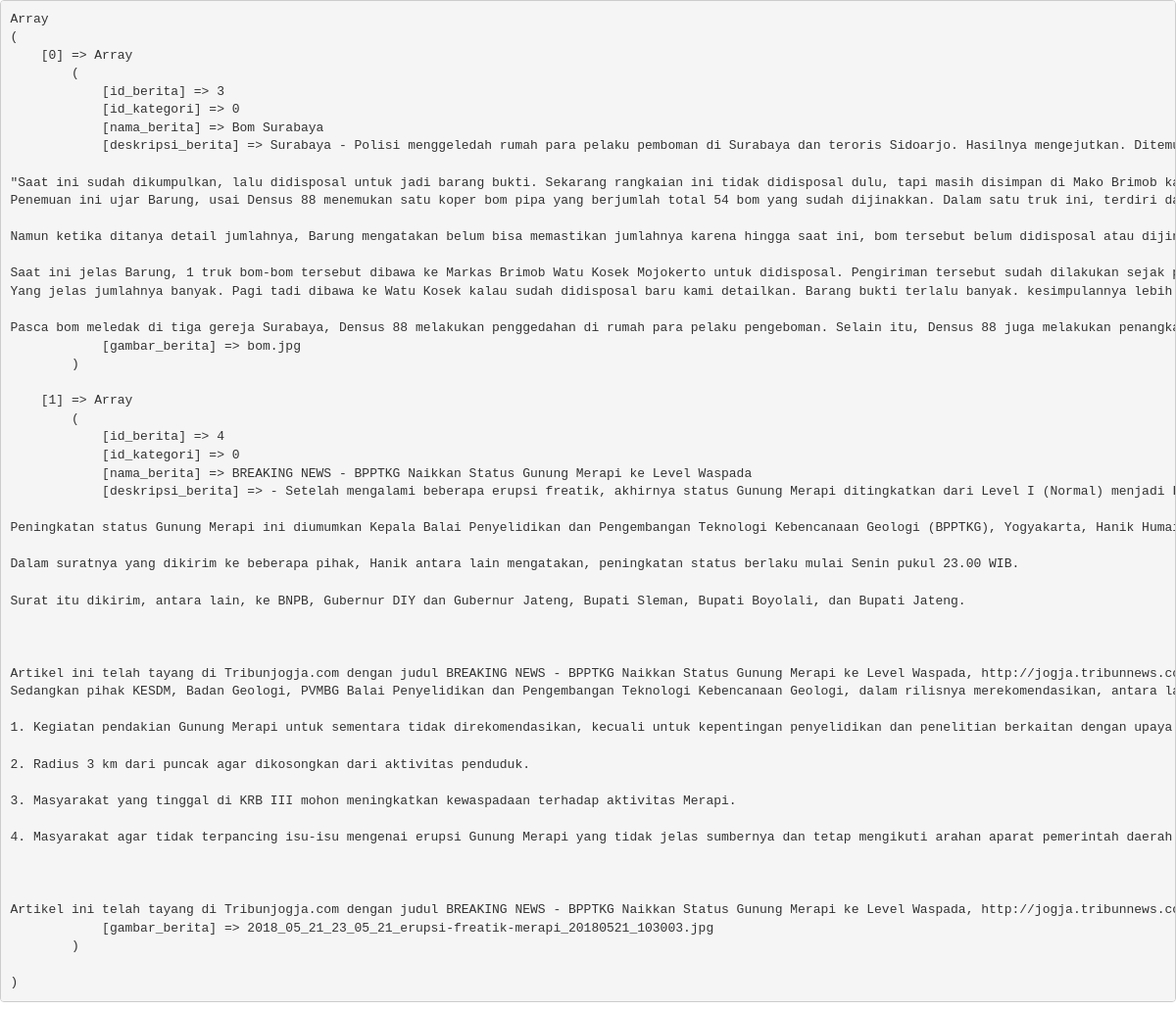
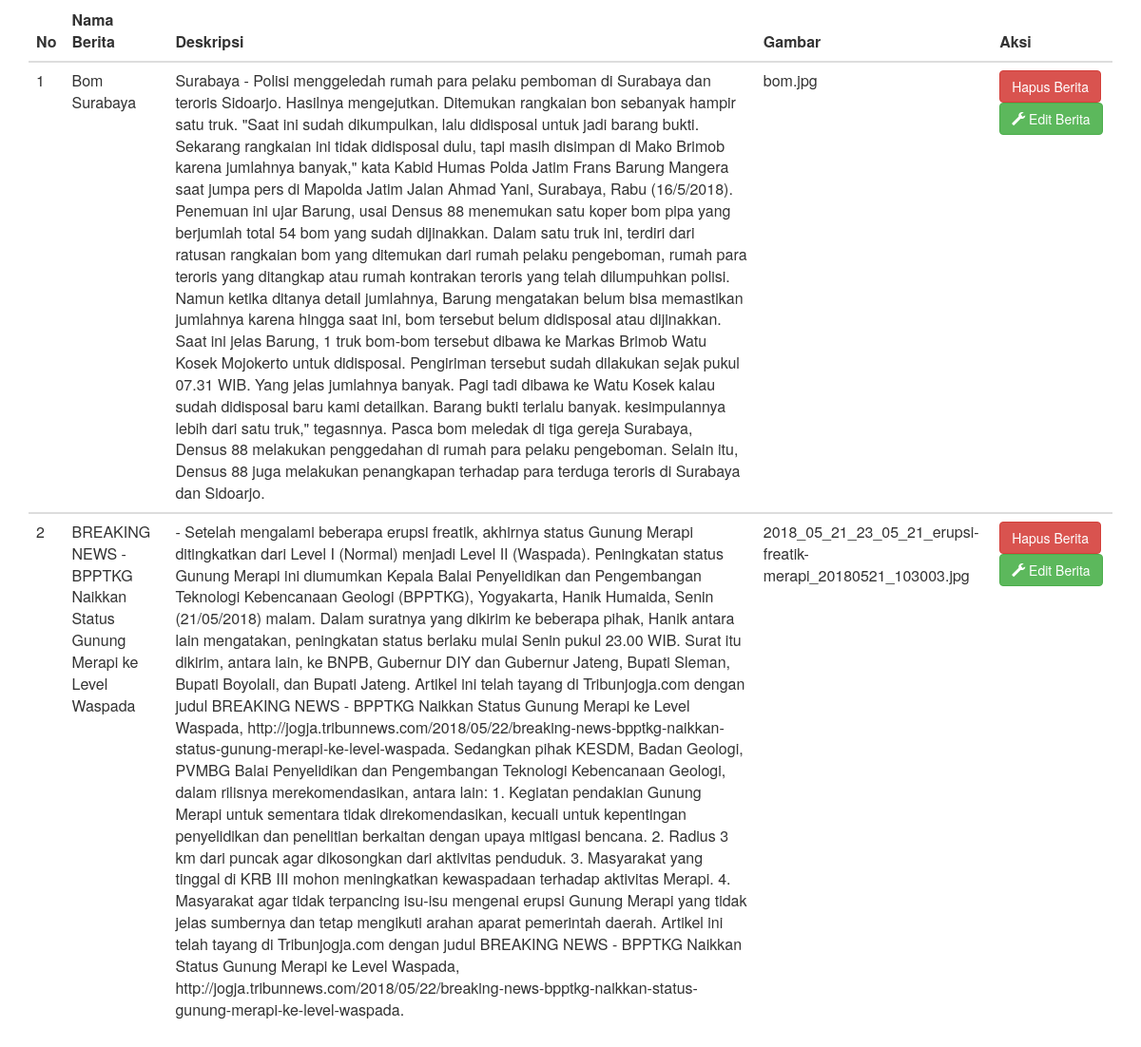
Page /berita.php on the committed database (2 pictures, top to bottom).
### tables this page shows
CREATE TABLE `berita` (
  `id_berita` int(11) NOT NULL,
  `id_kategori` int(11) NOT NULL,
  `nama_berita` varchar(250) NOT NULL,
  `deskripsi_berita` text NOT NULL,
  `gambar_berita` varchar(250) NOT NULL
);

### class.php (called while the page is built, shortened)
<?php
$mysqli= new mysqli("localhost","root","","tugasprak");
class berita
{
	public $koneksi;
	function __construct($mysqli)
	{
		$this->koneksi=$mysqli;
	}
	function tampil_berita()
	{
		$ambilberita = $this->koneksi->query("SELECT * FROM berita");
		while($pecahberita = $ambilberita->fetch_assoc())
		{
			$semuaberita[] = $pecahberita;
		}
	return $semuaberita;
	}
}
$berita = new berita($mysqli);
?>

### berita.php (the view, shortened to what this page needs)
<?php include'class.php';
$semuaberita = $berita->tampil_berita();
echo "<pre>";
print_r($semuaberita);
echo "</pre>";
?>
<!DOCTYPE html>
<html>
<head>
	<link rel="stylesheet"  href="css/bootstrap.css">
</head>
<body>
	<div class="container">
	<table class="table table-hover">
	<thead>
	<tr>
		<th>No</th>
		<th>Nama Berita</th>
		<th>Deskripsi</th>
		<th>Gambar</th>
		<th>Aksi</th>
	</tr>
	</thead>
	<?php foreach ($semuaberita as $key => $value): ?>
	<tbody>
		<tr>
			<td><?php echo $key+1 ?></td>
			<td><?php echo $value ["nama_berita"] ?> </td>
			<td><?php echo $value ["deskripsi_berita"] ?></td>
			<td><?php echo $value ["gambar_berita"] ?></td>
			<td>
				 <a href="hapus.php?id=<?php echo $value["id_berita"]; ?>" class="btn btn-danger"> Hapus Berita </a>
				<button class="btn btn-success"> <i class="glyphicon glyphicon-wrench"></i>  Edit Berita</button>
			</td>
		</tr>
	</tbody>
	<?php endforeach ?>
</table>
</div>
</body>
</html>

### rows in the picture
berita: nama_berita "Bom Surabaya", deskripsi_berita "Surabaya - Polisi menggeledah rumah para pelaku pemboman di Surabaya dan teroris Sidoarjo. Hasilnya mengejutkan. Ditemukan rangkaian bon sebanyak hampir satu truk. \"Saat ini sudah dikumpulkan, lalu didisposal untuk jadi barang bukti. Sekarang rangkaian ini tidak didisposal dulu, tapi masih disimpan di Mako Brimob karena jumlahnya banyak,\" kata Kabid Humas Polda Jatim Frans Barung Mangera saat jumpa pers di Mapolda Jatim Jalan Ahmad Yani, Surabaya, Rabu (16/5/2018). Penemuan ini ujar Barung, usai Densus 88 menemukan satu koper bom pipa yang berjumlah total 54 bom yang sudah dijinakkan. Dalam satu truk ini, terdiri dari ratusan rangkaian bom yang ditemukan dari rumah pelaku pengeboman, rumah…", gambar_berita "bom.jpg"
berita: nama_berita "BREAKING NEWS - BPPTKG Naikkan Status Gunung Merapi ke Level Waspada", deskripsi_berita "- Setelah mengalami beberapa erupsi freatik, akhirnya status Gunung Merapi ditingkatkan dari Level I (Normal) menjadi Level II (Waspada). Peningkatan status Gunung Merapi ini diumumkan Kepala Balai Penyelidikan dan Pengembangan Teknologi Kebencanaan Geologi (BPPTKG), Yogyakarta, Hanik Humaida, Senin (21/05/2018) malam. Dalam suratnya yang dikirim ke beberapa pihak, Hanik antara lain mengatakan, peningkatan status berlaku mulai Senin pukul 23.00 WIB. Surat itu dikirim, antara lain, ke BNPB, Gubernur DIY dan Gubernur Jateng, Bupati Sleman, Bupati Boyolali, dan Bupati Jateng. Artikel ini telah tayang di Tribunjogja.com dengan judul BREAKING NEWS - BPPTKG Naikkan Status Gunung Merapi ke Level…", gambar_berita "2018_05_21_23_05_21_erupsi-freatik-merapi_20180521_103003.jpg"
